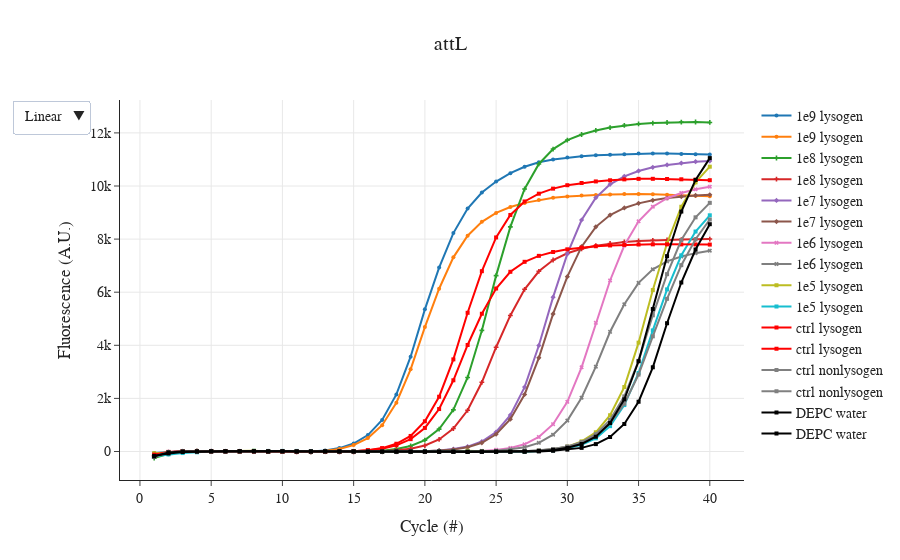

Notebook code for this chart:
### Code cell
fig = go.Figure()
for i in attL.keys():
    label_ = attL[i]; 
    pos = "ctrl lysogen";
    neg = "ctrl nonlysogen";
    title_ = "attL"; 
    
    if "1e9" in label_:
        symbol = 'circle'; 
    elif "1e8" in label_:
        symbol = 'cross'; 
    elif "1e7" in label_:
        symbol = 'diamond'; 
    elif "1e6" in label_:
        symbol = 'x';
    elif "1e5" in label_:
        symbol = 'square';
    
    if label_ == neg:
        fig.add_trace(go.Scatter(
        x=df.index.to_numpy(),
        y=df[[i]].to_numpy()[:,0],
        mode='lines+markers', # Style name/legend entry with html tags
        name=label_,
        marker_symbol=symbol,
        marker=dict(color='grey', size=4),# override default to connect the gaps
        ))
    elif label_ == pos:
        fig.add_trace(go.Scatter(
        x=df.index.to_numpy(),
        y=df[[i]].to_numpy()[:,0],
        mode='lines+markers', # Style name/legend entry with html tags
        name=label_,
        marker_symbol=symbol,
        marker=dict(color='red', size=4),# override default to connect the gaps
        ))
    elif "DEPC" in label_:
        fig.add_trace(go.Scatter(
        x=df.index.to_numpy(),
        y=df[[i]].to_numpy()[:,0],
        mode='lines+markers', # Style name/legend entry with html tags
        name=label_,
        marker_symbol=symbol,
        marker=dict(color='black', size=4),# override default to connect the gaps
        ))
    else:
        fig.add_trace(go.Scatter(
        x=df.index.to_numpy(),
        y=df[[i]].to_numpy()[:,0],
        mode='lines+markers', # Style name/legend entry with html tags
        name=label_,
        marker_symbol=symbol,
        marker=dict(size=4),# override default to connect the gaps
        ))


fig.update_layout(xaxis_title='Cycle (#)',\
                  yaxis_title='Fluorescence (A.U.)',\
                  updatemenus=[dict(\
                       buttons=[\
                                dict(label="Linear",  method="relayout", args=[{"yaxis.type": "linear"}]),\
                                dict(label="Log", method="relayout", args=[{"yaxis.type": "log"}]),\
                               ])])
fig.update_xaxes(showgrid=True)
fig.update_yaxes(showgrid=True)
fig.update_layout(title_text=title_, title_x=0.5)
fig.layout.font.family = 'Arial'; fig.layout.font.size = 14

fig.show()
fig.write_html(folder+'/02_attL.html')

### Figure 1 — Plotly figure (JSON) as saved in the notebook; plotly's stock layout.template omitted (floating-point values rounded to 4 significant figures)
{"data": [{"marker": {"size": 4, "symbol": "circle"}, "mode": "lines+markers", "name": "1e9 lysogen", "type": "scatter", "x": [1, 2, 3, 4, 5, 6, 7, 8, 9, 10, 11, 12, 13, 14, 15, 16, 17, 18, 19, 20, 21, 22, 23, 24, 25, 26, 27, 28, 29, 30, 31, 32, 33, 34, 35, 36, 37, 38, 39, 40], "y": [-54.06, -8.115, 9.884, 11.59, 10.08, 11.73, -8.538, -8.743, 9.386, -18.53, -10.74, 1.126, 39.26, 128.4, 300.9, 618.8, 1189.0, 2151.0, 3570.0, 5353.0, 6927.0, 8226.0, 9152.0, 9754.0, 10170.0, 10480.0, 10730.0, 10890.0, 11000.0, 11070.0, 11120.0, 11160.0, 11180.0, 11200.0, 11220.0, 11220.0, 11220.0, 11210.0, 11200.0, 11190.0]}, {"marker": {"size": 4, "symbol": "circle"}, "mode": "lines+markers", "name": "1e9 lysogen", "type": "scatter", "x": [1, 2, 3, 4, 5, 6, 7, 8, 9, 10, 11, 12, 13, 14, 15, 16, 17, 18, 19, 20, 21, 22, 23, 24, 25, 26, 27, 28, 29, 30, 31, 32, 33, 34, 35, 36, 37, 38, 39, 40], "y": [-139.0, -64.57, -16.68, 1.628, 19.12, 23.14, 22.49, 15.15, 2.311, -0.4542, 3.213, 0.7227, 29.51, 97.0, 241.1, 505.9, 990.6, 1838.0, 3097.0, 4686.0, 6131.0, 7313.0, 8129.0, 8652.0, 8987.0, 9207.0, 9364.0, 9473.0, 9558.0, 9608.0, 9644.0, 9664.0, 9683.0, 9695.0, 9701.0, 9686.0, 9670.0, 9647.0, 9633.0, 9615.0]}, {"marker": {"size": 4, "symbol": "cross"}, "mode": "lines+markers", "name": "1e8 lysogen", "type": "scatter", "x": [1, 2, 3, 4, 5, 6, 7, 8, 9, 10, 11, 12, 13, 14, 15, 16, 17, 18, 19, 20, 21, 22, 23, 24, 25, 26, 27, 28, 29, 30, 31, 32, 33, 34, 35, 36, 37, 38, 39, 40], "y": [-244.9, -89.94, 2.303, 8.441, 8.369, 7.588, 3.913, 2.001, 1.548, -0.93, -6.223, -10.79, -7.549, -6.068, -4.271, 4.774, 31.96, 91.39, 206.7, 428.5, 842.4, 1568.0, 2789.0, 4560.0, 6624.0, 8460.0, 9886.0, 10830.0, 11390.0, 11730.0, 11940.0, 12090.0, 12200.0, 12280.0, 12340.0, 12370.0, 12390.0, 12410.0, 12410.0, 12390.0]}, {"marker": {"size": 4, "symbol": "cross"}, "mode": "lines+markers", "name": "1e8 lysogen", "type": "scatter", "x": [1, 2, 3, 4, 5, 6, 7, 8, 9, 10, 11, 12, 13, 14, 15, 16, 17, 18, 19, 20, 21, 22, 23, 24, 25, 26, 27, 28, 29, 30, 31, 32, 33, 34, 35, 36, 37, 38, 39, 40], "y": [-150.1, -29.34, 6.404, 13.09, 8.291, 6.924, 5.138, 2.024, -4.695, -2.89, -11.36, -17.16, -7.119, -9.207, -9.034, -6.453, 7.321, 44.59, 106.8, 224.4, 453.9, 865.4, 1551.0, 2606.0, 3927.0, 5124.0, 6110.0, 6788.0, 7212.0, 7467.0, 7635.0, 7752.0, 7835.0, 7894.0, 7932.0, 7955.0, 7968.0, 7981.0, 7992.0, 8002.0]}, {"marker": {"size": 4, "symbol": "diamond"}, "mode": "lines+markers", "name": "1e7 lysogen", "type": "scatter", "x": [1, 2, 3, 4, 5, 6, 7, 8, 9, 10, 11, 12, 13, 14, 15, 16, 17, 18, 19, 20, 21, 22, 23, 24, 25, 26, 27, 28, 29, 30, 31, 32, 33, 34, 35, 36, 37, 38, 39, 40], "y": [-190.8, -26.08, 4.296, 10.36, 13.6, 1.86, 3.591, -1.372, -0.5089, 1.919, -2.939, -11.63, -5.422, -6.467, -4.67, -8.528, -6.929, -7.882, -2.073, 12.17, 33.92, 92.88, 185.5, 375.2, 734.1, 1371.0, 2425.0, 3992.0, 5814.0, 7443.0, 8719.0, 9559.0, 10060.0, 10360.0, 10570.0, 10700.0, 10800.0, 10860.0, 10910.0, 10940.0]}, {"marker": {"size": 4, "symbol": "diamond"}, "mode": "lines+markers", "name": "1e7 lysogen", "type": "scatter", "x": [1, 2, 3, 4, 5, 6, 7, 8, 9, 10, 11, 12, 13, 14, 15, 16, 17, 18, 19, 20, 21, 22, 23, 24, 25, 26, 27, 28, 29, 30, 31, 32, 33, 34, 35, 36, 37, 38, 39, 40], "y": [-173.1, -28.45, 0.9684, 2.592, 11.53, 5.327, 6.727, 4.721, 2.609, 0.1952, -3.982, -3.989, -6.482, -2.346, -6.207, -8.384, -11.6, -8.425, -2.881, 11.25, 33.43, 74.64, 159.9, 327.5, 649.5, 1219.0, 2148.0, 3527.0, 5181.0, 6586.0, 7714.0, 8462.0, 8907.0, 9173.0, 9346.0, 9461.0, 9544.0, 9601.0, 9645.0, 9670.0]}, {"marker": {"size": 4, "symbol": "x"}, "mode": "lines+markers", "name": "1e6 lysogen", "type": "scatter", "x": [1, 2, 3, 4, 5, 6, 7, 8, 9, 10, 11, 12, 13, 14, 15, 16, 17, 18, 19, 20, 21, 22, 23, 24, 25, 26, 27, 28, 29, 30, 31, 32, 33, 34, 35, 36, 37, 38, 39, 40], "y": [-173.5, -26.82, 7.801, 5.331, 11.94, 4.534, 6.589, 8.315, 2.583, 4.573, 2.892, -6.852, -1.271, -4.873, -8.908, -3.406, -9.625, -15.75, -9.633, -15.22, -16.06, -9.163, -2.36, 18.86, 60.84, 134.6, 271.5, 546.2, 1028.0, 1873.0, 3171.0, 4845.0, 6441.0, 7757.0, 8670.0, 9219.0, 9540.0, 9737.0, 9876.0, 9973.0]}, {"marker": {"size": 4, "symbol": "x"}, "mode": "lines+markers", "name": "1e6 lysogen", "type": "scatter", "x": [1, 2, 3, 4, 5, 6, 7, 8, 9, 10, 11, 12, 13, 14, 15, 16, 17, 18, 19, 20, 21, 22, 23, 24, 25, 26, 27, 28, 29, 30, 31, 32, 33, 34, 35, 36, 37, 38, 39, 40], "y": [-102.9, -37.58, -6.531, 0.5633, 12.69, 11.26, 6.623, 9.377, 1.25, -0.07407, 2.705, -4.764, -1.839, -5.624, 1.943, -2.934, -7.1, -6.137, -10.12, -10.81, -7.113, -3.071, -1.424, 13.89, 32.45, 80.53, 160.4, 325.9, 633.4, 1164.0, 2026.0, 3195.0, 4510.0, 5543.0, 6351.0, 6861.0, 7161.0, 7345.0, 7471.0, 7562.0]}, {"marker": {"size": 4, "symbol": "square"}, "mode": "lines+markers", "name": "1e5 lysogen", "type": "scatter", "x": [1, 2, 3, 4, 5, 6, 7, 8, 9, 10, 11, 12, 13, 14, 15, 16, 17, 18, 19, 20, 21, 22, 23, 24, 25, 26, 27, 28, 29, 30, 31, 32, 33, 34, 35, 36, 37, 38, 39, 40], "y": [-63.09, -27.92, -5.732, 3.576, 10.87, 12.79, 9.194, 28.66, 2.674, -1.091, -4.818, -5.086, -6.76, -9.223, 5.347, -3.957, -9.315, -10.56, -8.613, -9.432, -8.686, -10.65, 28.91, 5.888, -5.993, 2.158, 3.128, 32.43, 85.0, 182.7, 381.5, 723.1, 1366.0, 2429.0, 4100.0, 6081.0, 7844.0, 9218.0, 10130.0, 10730.0]}, {"marker": {"size": 4, "symbol": "square"}, "mode": "lines+markers", "name": "1e5 lysogen", "type": "scatter", "x": [1, 2, 3, 4, 5, 6, 7, 8, 9, 10, 11, 12, 13, 14, 15, 16, 17, 18, 19, 20, 21, 22, 23, 24, 25, 26, 27, 28, 29, 30, 31, 32, 33, 34, 35, 36, 37, 38, 39, 40], "y": [-176.3, -108.7, -58.6, -28.49, 2.647, 3.207, 16.67, 25.74, 20.75, 21.9, 21.43, 12.46, 17.41, 9.735, 6.48, 6.551, 2.468, 0.9098, 1.206, -0.6286, -5.856, -6.639, -11.31, -9.046, -9.407, -6.414, -5.025, 18.45, 45.77, 121.2, 250.8, 496.8, 954.9, 1748.0, 2957.0, 4562.0, 6105.0, 7390.0, 8285.0, 8896.0]}, {"marker": {"color": "red", "size": 4, "symbol": "square"}, "mode": "lines+markers", "name": "ctrl lysogen", "type": "scatter", "x": [1, 2, 3, 4, 5, 6, 7, 8, 9, 10, 11, 12, 13, 14, 15, 16, 17, 18, 19, 20, 21, 22, 23, 24, 25, 26, 27, 28, 29, 30, 31, 32, 33, 34, 35, 36, 37, 38, 39, 40], "y": [-170.3, -48.85, 13.39, 14.79, 10.4, 7.321, 1.869, 0.4435, -11.02, -5.027, -10.11, -17.3, -13.17, -5.588, 9.861, 49.01, 127.9, 291.6, 585.8, 1138.0, 2063.0, 3469.0, 5224.0, 6791.0, 8063.0, 8909.0, 9417.0, 9711.0, 9901.0, 10030.0, 10110.0, 10170.0, 10220.0, 10250.0, 10270.0, 10270.0, 10260.0, 10250.0, 10240.0, 10220.0]}, {"marker": {"color": "red", "size": 4, "symbol": "square"}, "mode": "lines+markers", "name": "ctrl lysogen", "type": "scatter", "x": [1, 2, 3, 4, 5, 6, 7, 8, 9, 10, 11, 12, 13, 14, 15, 16, 17, 18, 19, 20, 21, 22, 23, 24, 25, 26, 27, 28, 29, 30, 31, 32, 33, 34, 35, 36, 37, 38, 39, 40], "y": [-117.0, -14.42, 11.19, 13.4, 8.28, 5.103, 0.7555, 2.998, -10.05, -9.802, -10.24, -14.05, -13.02, -8.581, 7.222, 46.58, 106.7, 232.0, 465.0, 887.3, 1599.0, 2683.0, 4012.0, 5189.0, 6139.0, 6769.0, 7145.0, 7368.0, 7514.0, 7615.0, 7682.0, 7731.0, 7762.0, 7782.0, 7796.0, 7802.0, 7801.0, 7800.0, 7799.0, 7793.0]}, {"marker": {"color": "grey", "size": 4, "symbol": "square"}, "mode": "lines+markers", "name": "ctrl nonlysogen", "type": "scatter", "x": [1, 2, 3, 4, 5, 6, 7, 8, 9, 10, 11, 12, 13, 14, 15, 16, 17, 18, 19, 20, 21, 22, 23, 24, 25, 26, 27, 28, 29, 30, 31, 32, 33, 34, 35, 36, 37, 38, 39, 40], "y": [-200.7, -24.52, 10.27, 4.792, 8.943, 2.321, 2.21, 5.56, 0.9758, 4.772, 2.018, -3.882, 1.322, -0.0903, 1.522, -3.535, -3.093, -3.585, -8.115, -6.438, -7.718, -12.05, -11.01, -8.104, -2.993, 5.788, 13.79, 43.67, 94.51, 182.9, 337.0, 605.1, 1065.0, 1798.0, 2897.0, 4338.0, 5751.0, 7019.0, 7996.0, 8737.0]}, {"marker": {"color": "grey", "size": 4, "symbol": "square"}, "mode": "lines+markers", "name": "ctrl nonlysogen", "type": "scatter", "x": [1, 2, 3, 4, 5, 6, 7, 8, 9, 10, 11, 12, 13, 14, 15, 16, 17, 18, 19, 20, 21, 22, 23, 24, 25, 26, 27, 28, 29, 30, 31, 32, 33, 34, 35, 36, 37, 38, 39, 40], "y": [-179.1, -24.62, 0.1127, 4.993, 12.15, 9.939, 2.573, 4.309, 1.1, 1.14, 3.508, -2.793, 2.535, -7.383, 1.483, -5.251, -5.804, -7.645, -0.818, -4.277, -4.868, -10.59, -9.209, -11.54, 0.6307, 0.2617, 13.68, 39.97, 93.94, 184.0, 348.6, 653.0, 1191.0, 2077.0, 3416.0, 5129.0, 6680.0, 7965.0, 8820.0, 9365.0]}, {"marker": {"color": "black", "size": 4, "symbol": "square"}, "mode": "lines+markers", "name": "DEPC water", "type": "scatter", "x": [1, 2, 3, 4, 5, 6, 7, 8, 9, 10, 11, 12, 13, 14, 15, 16, 17, 18, 19, 20, 21, 22, 23, 24, 25, 26, 27, 28, 29, 30, 31, 32, 33, 34, 35, 36, 37, 38, 39, 40], "y": [-184.1, -32.94, 2.504, 5.882, 9.72, 7.441, 5.991, 6.541, 1.04, 6.654, -1.425, -0.9673, 4.581, -0.7229, -1.607, -8.515, -2.402, -5.233, -8.997, -5.961, -9.91, -10.47, -17.06, -12.17, -9.606, -5.347, -4.403, 19.51, 60.36, 138.1, 282.3, 555.0, 1072.0, 1963.0, 3399.0, 5366.0, 7358.0, 9037.0, 10230.0, 11050.0]}, {"marker": {"color": "black", "size": 4, "symbol": "square"}, "mode": "lines+markers", "name": "DEPC water", "type": "scatter", "x": [1, 2, 3, 4, 5, 6, 7, 8, 9, 10, 11, 12, 13, 14, 15, 16, 17, 18, 19, 20, 21, 22, 23, 24, 25, 26, 27, 28, 29, 30, 31, 32, 33, 34, 35, 36, 37, 38, 39, 40], "y": [-163.4, -72.36, -20.26, -2.655, 2.883, 7.173, 10.13, 10.16, 6.111, 6.651, 1.693, 1.76, 4.089, 5.616, 2.644, -0.1428, -2.352, 1.976, 1.386, -4.401, -4.242, -1.045, -10.78, -2.542, -4.329, -7.696, -2.446, 3.316, 26.4, 69.68, 136.3, 278.6, 545.6, 1037.0, 1875.0, 3172.0, 4832.0, 6365.0, 7608.0, 8561.0]}], "layout": {"font": {"family": "Arial", "size": 14}, "title": {"text": "attL", "x": 0.5}, "updatemenus": [{"buttons": [{"args": [{"yaxis.type": "linear"}], "label": "Linear", "method": "relayout"}, {"args": [{"yaxis.type": "log"}], "label": "Log", "method": "relayout"}]}], "xaxis": {"showgrid": true, "title": {"text": "Cycle (#)"}}, "yaxis": {"showgrid": true, "title": {"text": "Fluorescence (A.U.)"}}}}
